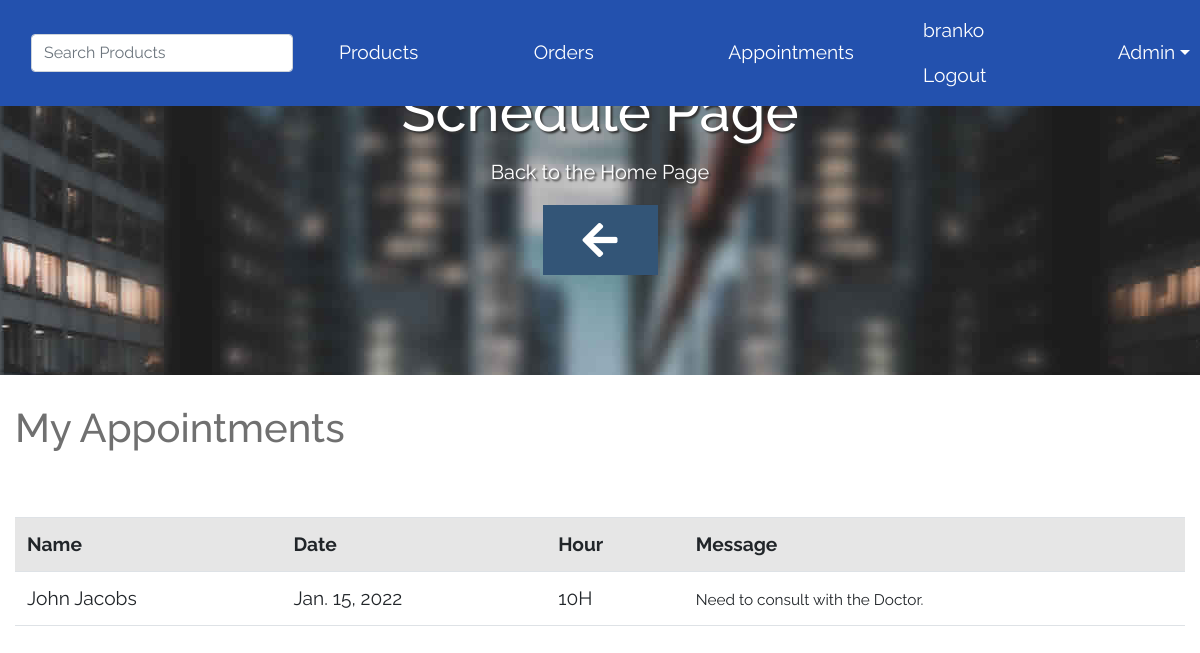
/appointments/schedules/ (signed in), run on an earlier commit of the app's database.
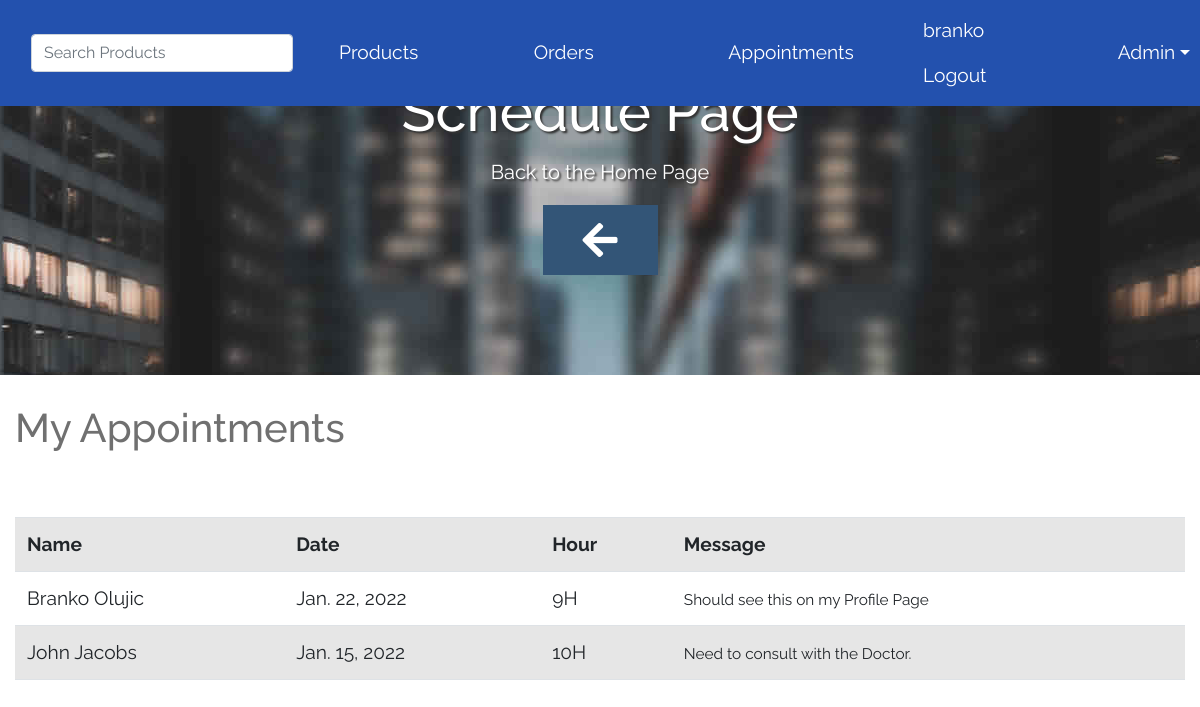
And on a later commit of the database.
### appointments/models.py (models this page shows, shortened)
class Appointment(models.Model):
    HOURS = [
        ('9H', '9H - 10H'),
        ('10H', '10H - 11H'),
        ('11H', '11H - 12H'),
        ('12H', '12H - 13H'),
        ('13H', '13H - 14H'),
        ('14H', '14H - 15H'),
        ('15H', '15H - 16H'),
        ('16H', '16H - 17H')
    ]
    name = models.CharField(max_length=150)
    phone = models.CharField(max_length=33)
    hour = models.CharField(max_length=33, choices=HOURS)
    message = models.TextField(blank=True, null=True)
    is_confirmed = models.BooleanField(default=False)
    date = models.DateField()
    customer = models.ForeignKey(Customer, on_delete=models.SET_NULL, blank=True, null=True)

### appointments/views.py (the view)
# urls.py: path('schedules/', views.schedules, name='schedules')
@staff_credentials(login_url='/admin/')
def schedules(request):
    try:
        my_appointments = Appointment.objects.all().order_by('-date')
        context = {
            'object': 'Schedule',
            'my_appointments': my_appointments
        }
        return render(request, 'appointments/schedules.html', context)
    except ObjectDoesNotExist:
        raise Http404

### appointments/views.py (called while the page is built)
def staff_credentials(login_url=None, *args, **kwargs):
    return user_passes_test(lambda u: u.is_staff, login_url=login_url)

### appointments/templates/appointments/schedules.html (shortened to what this page needs)
{% extends 'base.html' %}
{% load static %}
{% block content %}
{% include 'navbar.html' %}
<section id="infinite" class="text-white tm-font-big tm-parallax" style="height:300px; padding-bottom:15px;">
    <div class="text-center tm-hero-text-container">
        <div class="tm-hero-text-container-inner">
            <h2 class="tm-hero-title" style="margin-top:15px;">{{object|title}} Page</h2>
            <p class="tm-hero-subtitle">
                Back to the Home Page
            </p>
        </div>
    </div>
     <div class="tm-next tm-intro-next">
        <a href="{% url 'index' %}" class="text-center tm-down-arrow-link">
            <i class="fas fa-2x fa-arrow-left tm-down-arrow"></i>
        </a>
    </div>
</section>
<div class="container">
    <br>
    <h1>My Appointments</h1>
    <br/><br/>
    <table class="table table table-striped table-hover">
        <tr>
            <th scope="col">Name</th>
            <th scope="col">Date</th>
            <th scope="col">Hour</th>
            <th scope="col">Message</th>
        </tr>
        {% for appointment in my_appointments %}
            {% if appointment.is_confirmed %}
        <tr>
            <td>{{ appointment.name}}</td>
            <td>{{ appointment.date }}</td>
            <td>{{ appointment.hour}}</td>
            <td><small>{{ appointment.message }}</small></td>
        </tr>
            {% endif %}
        {% endfor %}
    </table>
</div>
{% endblock content %}

### templates/base.html (shortened to what this page needs)
{% load static %}
<!DOCTYPE html>
<html lang="en">
<head>
    <link href="https://cdn.jsdelivr.net/npm/bootstrap@5.1.3/dist/css/bootstrap.min.css" rel="stylesheet">
    <link rel="stylesheet" href="{% static 'fontawesome-5.5/css/all.min.css' %}" />
    <link rel="stylesheet" href="{% static 'slick/slick.css' %}">
    <link rel="stylesheet" href="{% static 'slick/slick-theme.css' %}">
    <link rel="stylesheet" href="{% static 'magnific-popup/magnific-popup.css' %}">
    <link rel="stylesheet" href="{% static 'css/bootstrap.min.css' %}" />
    <link rel="stylesheet" href="{% static 'css/tooplate-infinite-loop.css' %}" />
</head>
<body>
{% block content %}
{% endblock content %}
</body>
</html>

### templates/navbar.html (shortened to what this page needs)
<div class="container-fluid">
    <div class="row">
        <nav class="navbar navbar-expand-md tm-navbar" style="background:#2351ae;">
            <div class="collapse navbar-collapse" id="navbarSupportedContent">
                 <div class="col-3">
                    <li class="nav-item">
                        <form method="POST" action="{% url 'city-optics' %}">
                            <input type="search" name="searcher" placeholder="Search Products" class="form-control">
                        </form>
                    </li>
                 </div>
                <div class="col-6">
                    <div class="row">
                        <div class="col">
                        <li class="nav-item">
                        <a class="nav-link tm-nav-link" href="{% url 'products' %}">Products</a>
                        </li>
                        </div>
                        <div class="col">
                        <li class="nav-item">
                        <a class="nav-link tm-nav-link" href="{% url 'order' %}">Orders</a>
                        </li>
                        </div>
                        <div class="col">
                        <li class="nav-item">
                        <a class="nav-link tm-nav-link" href="{% url 'appointment' %}">Appointments</a>
                        </li>
                        </div>
                    </div>
                </div>
                {% if request.user.is_anonymous %}
                <div class="col-2">
                    <div class="row">
                        <div class="col">
                        <li class="nav-item">
                        <a class="nav-link tm-nav-link" href="{% url 'register' %}">Register</a>
                        </li>
                        </div>
                        <div class="col">
                        <li class="nav-item">
                        <a class="nav-link tm-nav-link" href="{% url 'login' %}">Login</a>
                        </li>
                        </div>
                    </div>
                </div>
                {% else %}
                <div class="col-2">
                    <div class="row">
                        <div class="col">
                            <li class="nav-item">
                            <a class="nav-link tm-nav-link" href="{% url 'profile' request.user.customer.slug %}">{{request.user}}</a>
                            </li>
                        </div>
                        <div class="col">
                            <li class="nav-item">
                            <a class="nav-link tm-nav-link" href="{% url 'logout' %}">Logout</a>
                            </li>
                        </div>
                    </div>
                </div>
                {% endif %}
                {% if user.is_superuser %}
                <div class="col-1">
                    <li class="nav-item dropdown">
                        <a class="nav-link dropdown-toggle" style='color:white;' href="#" id="navbarDropdown" role="button" data-bs-toggle="dropdown" aria-expanded="false">Admin</a>
                    </li>
                </div>
                {% endif %}
            </div>
        </nav>
    </div>
</div>

### static/css/tooplate-infinite-loop.css (style rules this page uses)
body { font-family: "Raleway", sans-serif; font-size: 1.2em; color: #707070; margin: 0; padding: 0; overflow-x: hidden; }
a { transition: all 0.3s ease; color: #38B; }
.tm-font-big { font-size: 1.25rem; }
.tm-navbar { position: fixed; width: 100%; z-index: 1000; background-color: transparent; transition: all 0.3s ease; }
.nav-item { list-style: none; }
.tm-nav-link { color: white; }
#infinite { background-color: #222; background-image: url(../img/infinite-loop-01.jpg); background-repeat: no-repeat; height: 100vh; min-height: 375px; position: relative; }
@media (min-height: 680px) and (max-height: 829px) { #infinite { background-position: center -300px; } }
.tm-hero-text-container { width: 100%; height: 100%; display: flex; flex-flow: column; justify-content: center; }
.tm-hero-text-container-inner { margin-top: -90px; }
.tm-hero-title { font-size: 3.5rem; text-shadow: 2px 2px 2px #333; }
.tm-hero-subtitle { text-shadow: 2px 2px 2px #333; }
.tm-intro-next { position: absolute; bottom: 100px; left: 0; right: 0; }
.tm-down-arrow-link { display: block; margin-top: 18%; }
.tm-down-arrow { color: #FFF; cursor: pointer; background: #357; padding: 15px 40px; transition: all 0.3s ease; }
::placeholder { color: white; opacity: 1; }
p { line-height: 1.9; }
@media (min-width: 1200px) { .container { max-width: 1275px; } }

What changed in the data, as far as the page shows it:
added Appointment: name "Branko Olujic", date "Jan. 22, 2022", hour "9H", message "Should see this on my Profile Page"
